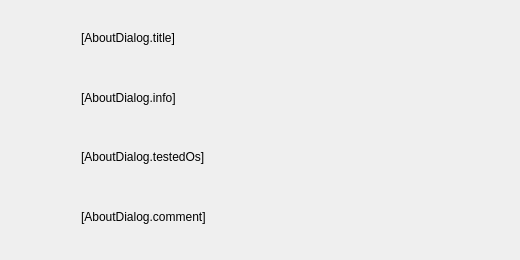
<?xml version="1.0" encoding="UTF-8"?>
<ui version="4.0">
 <class>AboutDialog</class>
 <widget class="QDialog" name="AboutDialog">
  <property name="geometry">
   <rect>
    <x>0</x>
    <y>0</y>
    <width>520</width>
    <height>260</height>
   </rect>
  </property>
  <property name="minimumSize">
   <size>
    <width>520</width>
    <height>260</height>
   </size>
  </property>
  <property name="windowTitle">
   <string>[AboutDialog.windowTitle]</string>
  </property>
  <layout class="QVBoxLayout" name="verticalLayout">
   <item>
    <layout class="QHBoxLayout" name="hlTop">
     <item>
      <widget class="QLabel" name="lblIcon">
       <property name="minimumSize">
        <size>
         <width>64</width>
         <height>64</height>
        </size>
       </property>
       <property name="maximumSize">
        <size>
         <width>64</width>
         <height>64</height>
        </size>
       </property>
       <property name="text">
        <string/>
       </property>
      </widget>
     </item>
     <item>
      <layout class="QVBoxLayout" name="vlText">
       <item>
        <widget class="QLabel" name="lblTitle">
         <property name="text">
          <string>[AboutDialog.title]</string>
         </property>
         <property name="wordWrap">
          <bool>true</bool>
         </property>
        </widget>
       </item>
       <item>
        <widget class="QLabel" name="lblInfo">
         <property name="text">
          <string>[AboutDialog.info]</string>
         </property>
         <property name="wordWrap">
          <bool>true</bool>
         </property>
        </widget>
       </item>
       <item>
        <widget class="QLabel" name="lblOs">
         <property name="text">
          <string>[AboutDialog.testedOs]</string>
         </property>
         <property name="wordWrap">
          <bool>true</bool>
         </property>
        </widget>
       </item>
       <item>
        <widget class="QLabel" name="lblComment">
         <property name="text">
          <string>[AboutDialog.comment]</string>
         </property>
         <property name="wordWrap">
          <bool>true</bool>
         </property>
        </widget>
       </item>
      </layout>
     </item>
    </layout>
   </item>
   <item>
    <widget class="QDialogButtonBox" name="buttonBox">
     <property name="standardButtons">
      <set>QDialogButtonBox::StandardButton::NoButton</set>
     </property>
    </widget>
   </item>
  </layout>
 </widget>
 <resources/>
 <connections/>
</ui>
